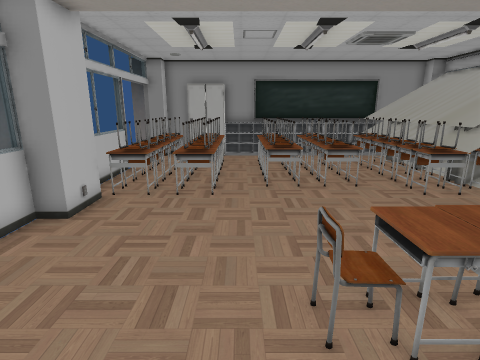
view 1 (above)

14 first-person views from a walk through a Unity game level. The camera is 1.3 m above the floor, tilts 14° down and sees 80° across. Doors are open. The floor is counted in squares, 0.5 m on a side. Each view is taken from the middle of a square. On the plan, view 1 faces up. The plan holds only what a view shows up to about 19 squares ahead; the rest is blank. The player character is not drawn. Some animated figures are not drawn.

view 2
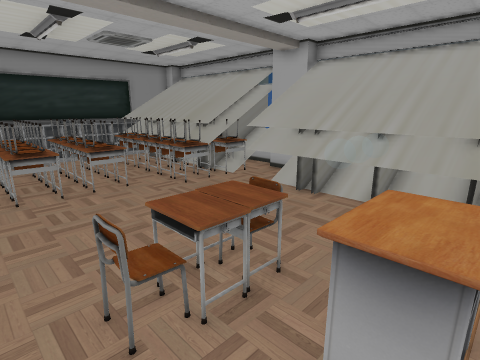

view 3
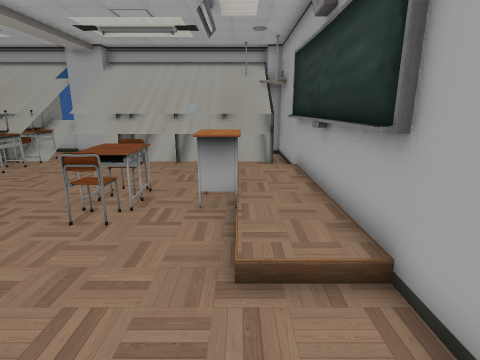

view 4
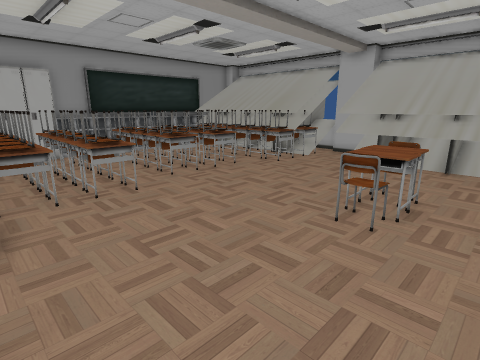

view 5
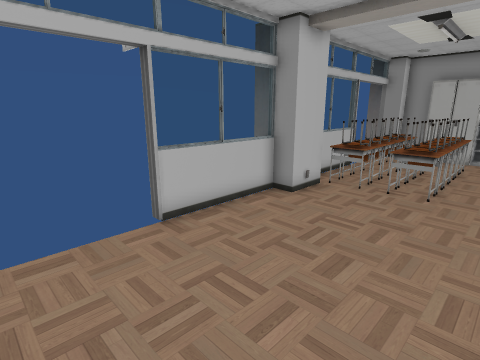

view 6
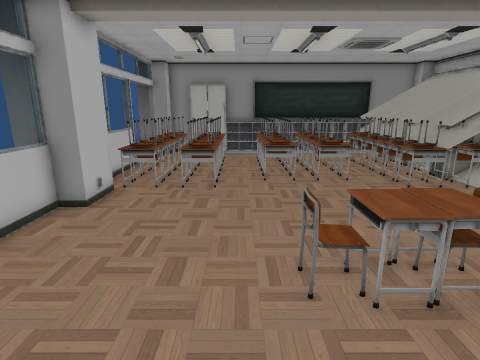

view 7
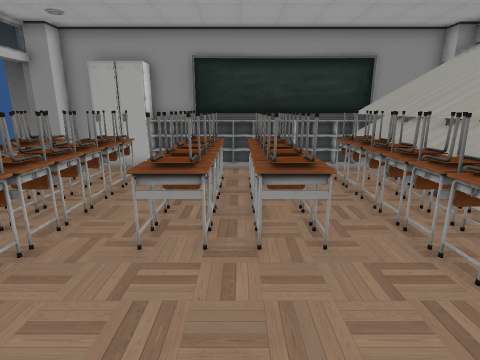

view 8
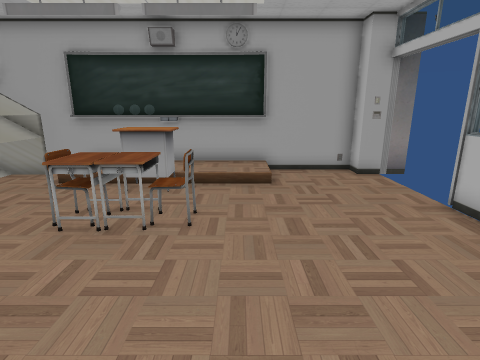

view 9
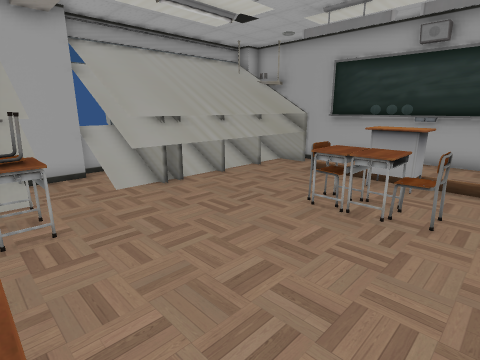

view 10
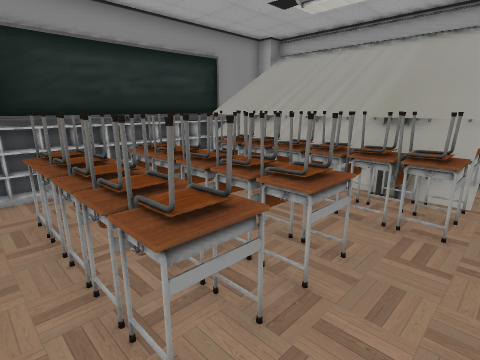

view 11
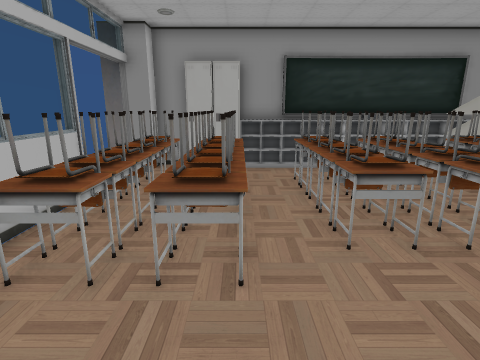

view 12
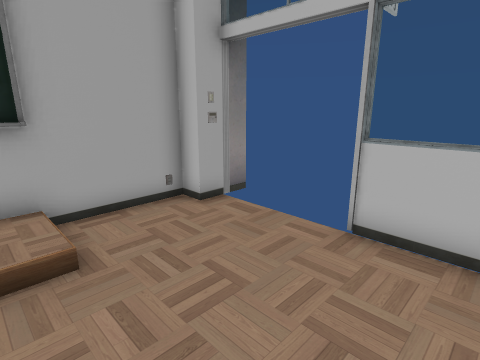

view 13
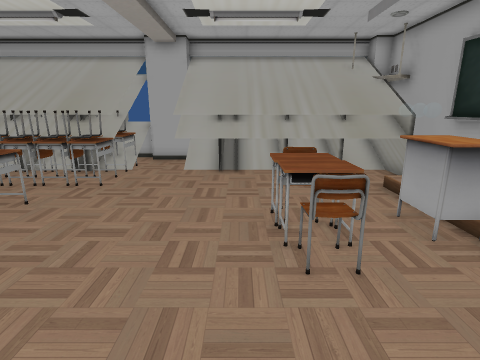

view 14
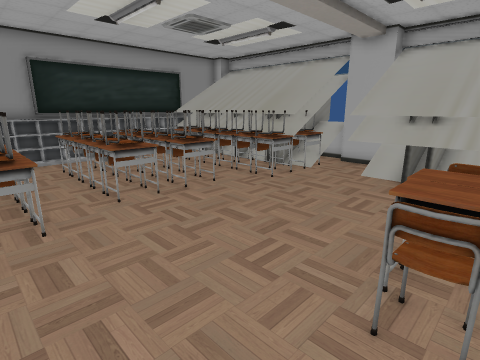

### Floor plan
Key: @ floor where view 1 was taken; # wall or solid block; x gap in a wall; . main floor; : floor 0.25 m higher than the main floor; / step, stairs or slope; D open door; = window, fence, low wall or low ledge; ^ raised ledge; C closet; H chair.
Columns run from 7 left of view 1 to 12 right of it. Each row starts with its distance up from view 1.
 20    ########
 19    #CCC^#########
 18    #...........^#
 17    ##HH.HH=H=.HH#
 16    ##H#.#H=H= HH#
 15     #H#.#H=H= HH#
 14     #H#.#H=H= HH#
 13     #H#.#H=H= HH#
 12    ##H#.#H=H= HH#
 11   =####.##=#=##H##
 10   #H#H#...... HH####
  9   #................#
  8  ##................#
  7 ## ............^####
  6  =.............^##
  5  #.............^#
  4  =......##=H...^#
  3  =......H#=H...^#
  2   ........x....^#
  1  D.......^  ...^#
  0  D..../@/^^^//.^#
 -1  D .../:::::::.^#
 -2   ###############

Where each view was taken, in squares from view 1:
view 1: 0 up, 0 right, facing up
view 2: 0 up, 0 right, facing up-right
view 3: 0 up, 5 left, facing right
view 4: 1 up, 5 left, facing up-right
view 5: 1 down, 1 right, facing up-left
view 6: 1 down, 0 right, facing up
view 7: 6 up, 3 right, facing up
view 8: 10 up, 0 right, facing down
view 9: 11 up, 0 right, facing down-right
view 10: 9 up, 0 right, facing up-right
view 11: 6 up, 1 left, facing up
view 12: 5 up, 0 right, facing down-left
view 13: 5 up, 3 left, facing right
view 14: 3 up, 2 left, facing up-right
